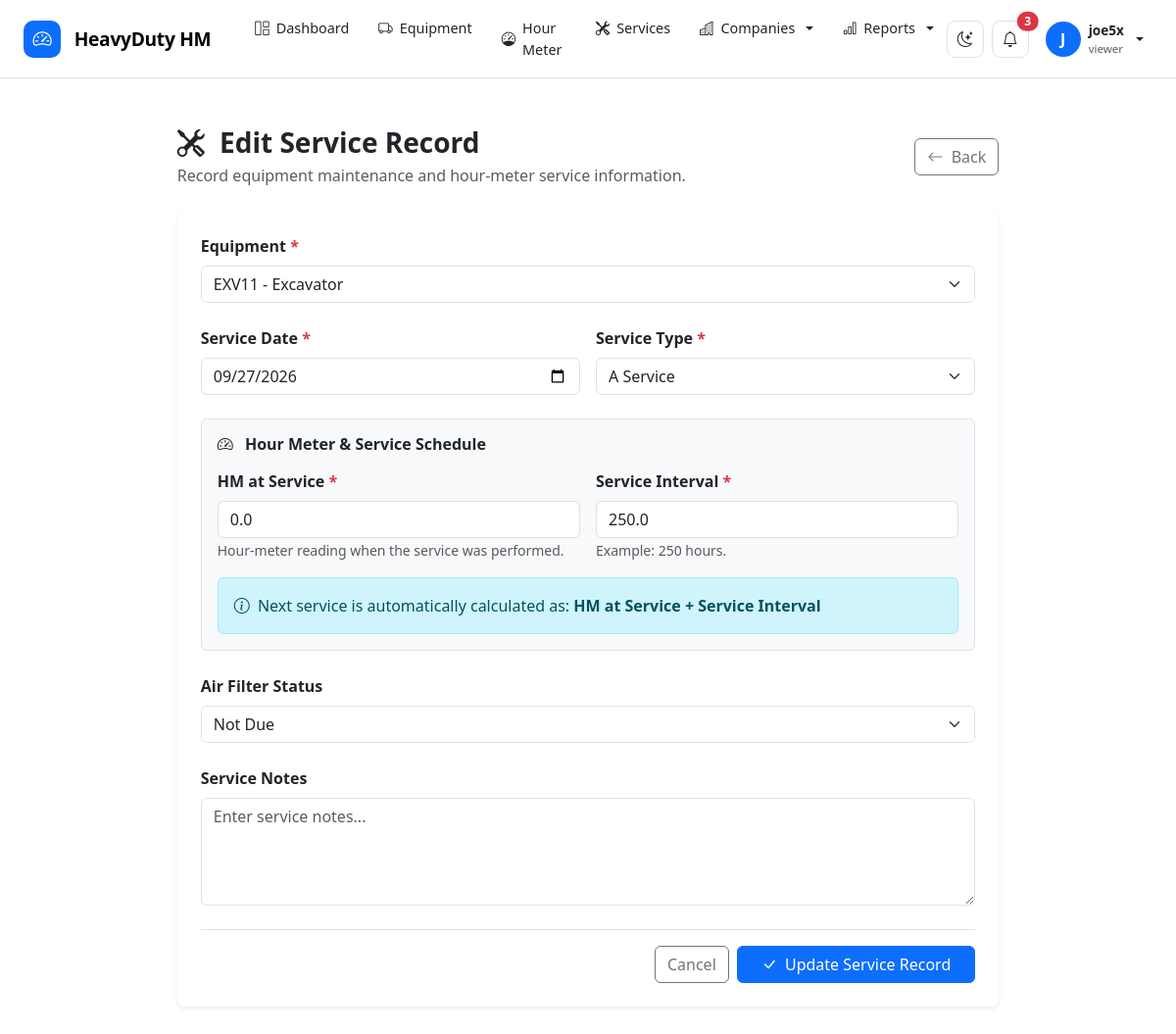
Page /equipment/services/4/edit/ (signed in) on the committed database.
### accounts/models.py (models this page shows, shortened)
class User(AbstractUser):
    class Role(models.TextChoices):
        SUPER_ADMIN = "super_admin", "Super Administrator"
        COMPANY_ADMIN = "company_admin", "Company Administrator"
        MANAGER = "manager", "Manager"
        SUPERVISOR = "supervisor", "Supervisor"
        OPERATOR = "operator", "Equipment Operator"
        MECHANIC = "mechanic", "Mechanic"
        VIEWER = "viewer", "Viewer"
    role = models.CharField(
        max_length=30,
        choices=Role.choices,
        default=Role.VIEWER,
    )
    phone = models.CharField(
        max_length=30,
        blank=True,
    )
    employee_id = models.CharField(
        max_length=50,
        blank=True,
        unique=True,
        null=True,
    )
    is_active_operator = models.BooleanField(
        default=True
    )

### equipment/models.py (models this page shows, shortened)
class ServiceRecord(models.Model):
    class ServiceType(models.TextChoices):
        A = "A", "A Service"
        A2 = "A2", "A2 Service"
        B = "B", "B Service"
        C = "C", "C Service"
        D = "D", "D Service"
        OTHER = "OTHER", "Other"
    class ServiceStatus(models.TextChoices):
        NOT_DUE = "not_due", "Not Due"
        DUE_SOON = "due_soon", "Due Soon"
        DUE = "due", "Due"
        OVERDUE = "overdue", "Overdue"
    class AirFilterStatus(models.TextChoices):
        NOT_DUE = "not_due", "Not Due"
        SERVICE = "service", "Service"
    equipment = models.ForeignKey(
        Equipment,
        on_delete=models.CASCADE,
        related_name="service_records"
    )
    service_date = models.DateField()
    service_type = models.CharField(
        max_length=20,
        choices=ServiceType.choices
    )
    hour_meter_at_service = models.DecimalField(
        max_digits=12,
        decimal_places=1,
        default=0
    )
    service_interval = models.DecimalField(
        max_digits=12,
        decimal_places=1,
        default=250
    )
    next_service = models.DecimalField(
        max_digits=12,
        decimal_places=1,
        editable=False
    )
    air_filter_status = models.CharField(
        max_length=20,
        choices=AirFilterStatus.choices,
        default=AirFilterStatus.NOT_DUE
    )
    notes = models.TextField(
        blank=True
    )
    created_by = models.ForeignKey(
        settings.AUTH_USER_MODEL,
        on_delete=models.SET_NULL,
        null=True,
        blank=True,
        related_name="created_service_records"
    )
    created_at = models.DateTimeField(
        auto_now_add=True
    )
    updated_at = models.DateTimeField(
        auto_now=True
    )
    class Meta:
        ordering = ["-service_date", "-id"]

### equipment/views.py (the view)
@login_required
def service_update(request, pk):
    service = get_object_or_404(
        ServiceRecord,
        pk=pk,
    )
    if request.method == "POST":
        form = ServiceRecordForm(
            request.POST,
            instance=service,
        )
        if form.is_valid():
            service = form.save(
                commit=False
            )
            service.save()
            messages.success(
                request,
                (
                    f"Service record for "
                    f"{service.equipment.asset_number} "
                    "updated successfully."
                ),
            )
            return redirect(
                "equipment:service_detail",
                pk=service.pk,
            )
    else:
        form = ServiceRecordForm(
            instance=service
        )
    return render(
        request,
        "equipment/service_form.html",
        {
            "form": form,
            "service": service,
            "page_title": "Edit Service Record",
            "submit_text": "Update Service Record",
        },
    )

### templates/equipment/service_form.html (shortened to what this page needs)
{% extends "base.html" %}
{% block content %}
<div class="container-fluid py-4">
    <div class="row justify-content-center">
        <div class="col-12 col-xl-9">
            <div class="d-flex justify-content-between
                        align-items-center mb-4">
                <div>
                    <h3 class="fw-bold mb-1">
                        <i class="bi bi-tools me-2"></i>
                        {{ page_title }}
                    </h3>
                    <p class="text-muted mb-0">
                        Record equipment maintenance and
                        hour-meter service information.
                    </p>
                </div>
                <a
                    href="{% url 'equipment:service_list' %}"
                    class="btn btn-outline-secondary">
                    <i class="bi bi-arrow-left me-1"></i>
                    Back
                </a>
            </div>
            <div class="card border-0 shadow-sm">
                <div class="card-body p-4">
                    <form
                        method="post"
                        novalidate>
                        <div class="mb-4">
                            <label
                                for="{{ form.equipment.id_for_label }}"
                                class="form-label fw-semibold">
                                Equipment
                                <span class="text-danger">*</span>
                            </label>
                            {{ form.equipment }}
                        </div>
                        <div class="row g-3 mb-4">
                            <div class="col-md-6">
                                <label
                                    for="{{ form.service_date.id_for_label }}"
                                    class="form-label fw-semibold">
                                    Service Date
                                    <span class="text-danger">*</span>
                                </label>
                                {{ form.service_date }}
                            </div>
                            <div class="col-md-6">
                                <label
                                    for="{{ form.service_type.id_for_label }}"
                                    class="form-label fw-semibold">
                                    Service Type
                                    <span class="text-danger">*</span>
                                </label>
                                {{ form.service_type }}
                            </div>
                        </div>
                        <div class="card bg-body-tertiary border mb-4">
                            <div class="card-body">
                                <h6 class="fw-bold mb-3">
                                    <i class="bi bi-speedometer2 me-2"></i>
                                    Hour Meter & Service Schedule
                                </h6>
                                <div class="row g-3">
                                    <div class="col-md-6">
                                        <label
                                            for="{{ form.hour_meter_at_service.id_for_label }}"
                                            class="form-label fw-semibold">
                                            HM at Service
                                            <span class="text-danger">*</span>
                                        </label>
                                        {{ form.hour_meter_at_service }}
                                        <small class="text-muted">
                                            Hour-meter reading when the
                                            service was performed.
                                        </small>
                                    </div>
                                    <div class="col-md-6">
                                        <label
                                            for="{{ form.service_interval.id_for_label }}"
                                            class="form-label fw-semibold">
                                            Service Interval
                                            <span class="text-danger">*</span>
                                        </label>
                                        {{ form.service_interval }}
                                        <small class="text-muted">
                                            Example: 250 hours.
                                        </small>
                                    </div>
                                </div>
                                {% if service %}
                                    <div class="alert alert-info mt-3 mb-0">
                                        <i class="bi bi-info-circle me-1"></i>
                                        Next service is automatically
                                        calculated as:
                                        <strong>
                                            HM at Service + Service Interval
                                        </strong>
                                    </div>
                                {% endif %}
                            </div>
                        </div>
                        <div class="mb-4">
                            <label
                                for="{{ form.air_filter_status.id_for_label }}"
                                class="form-label fw-semibold">
                                Air Filter Status
                            </label>
                            {{ form.air_filter_status }}
                        </div>
                        <div class="mb-4">
                            <label
                                for="{{ form.notes.id_for_label }}"
                                class="form-label fw-semibold">
                                Service Notes
                            </label>
                            {{ form.notes }}
                        </div>
                        <div class="d-flex justify-content-end
                                    gap-2 pt-3 border-top">
                            <a
                                href="{% url 'equipment:service_list' %}"
                                class="btn btn-outline-secondary">
                                Cancel
                            </a>
                            <button
                                type="submit"
                                class="btn btn-primary px-4">
                                <i class="bi bi-check-lg me-1"></i>
                                {{ submit_text }}
                            </button>
                        </div>
                    </form>
                </div>
            </div>
        </div>
    </div>
</div>
{% endblock %}

### templates/base.html (shortened to what this page needs)
<!DOCTYPE html>
<html lang="en" data-bs-theme="light">
<head>
    <link
        href="https://cdn.jsdelivr.net/npm/bootstrap@5.3.3/dist/css/bootstrap.min.css"
        rel="stylesheet"
    >
    <link
        href="https://cdn.jsdelivr.net/npm/bootstrap-icons@1.11.3/font/bootstrap-icons.css"
        rel="stylesheet"
    >
</head>
<body>
<nav class="navbar navbar-expand-lg hm-navbar">
    <div class="container-fluid px-3 px-lg-4">
        <a
            href="{% url 'dashboard:index' %}"
            class="navbar-brand hm-brand"
        >
            <span class="hm-brand-icon">
                <i class="bi bi-speedometer2"></i>
            </span>
            HeavyDuty HM
        </a>
        <div
            class="collapse navbar-collapse"
            id="hmNavbar"
        >
            <ul class="navbar-nav me-auto ms-lg-3 gap-lg-1">
                <li class="nav-item">
                    <a
                        class="nav-link hm-nav-link"
                        href="{% url 'dashboard:index' %}"
                    >
                        <i class="bi bi-grid-1x2"></i>
                        Dashboard
                    </a>
                </li>
                <li class="nav-item">
                    <a
                        class="nav-link hm-nav-link"
                        href="{% url 'equipment:list' %}"
                    >
                        <i class="bi bi-truck"></i>
                        Equipment
                    </a>
                </li>
                <li class="nav-item">
                    <a
                        class="nav-link hm-nav-link"
                        href="{% url 'hourmeter:reading_list' %}"
                    >
                        <i class="bi bi-speedometer"></i>
                        Hour Meter
                    </a>
                </li>
                <li class="nav-item">
                    <a
                        class="nav-link hm-nav-link"
                        href="{% url 'equipment:service_list' %}"
                    >
                        <i class="bi bi-tools"></i>
                        Services
                    </a>
                </li>
                <li class="nav-item dropdown hm-dropdown">
                    <a
                        class="nav-link hm-nav-link dropdown-toggle"
                        href="#"
                        role="button"
                        data-bs-toggle="dropdown"
                    >
                        <i class="bi bi-buildings"></i>
                        Companies
                    </a>
                </li>
                <li class="nav-item dropdown hm-dropdown">
                    <a
                        class="nav-link hm-nav-link dropdown-toggle"
                        href="#"
                        role="button"
                        data-bs-toggle="dropdown"
                    >
                        <i class="bi bi-bar-chart"></i>
                        Reports
                    </a>
                </li>
            </ul>
            <div class="d-flex align-items-center gap-2">
                <button
                    type="button"
                    class="theme-btn"
                    id="themeToggle"
                    title="Toggle theme"
                >
                    <i
                        class="bi bi-moon-stars"
                        id="themeIcon"
                    ></i>
                </button>
                <button
                    type="button"
                    class="theme-btn position-relative"
                >
                    <i class="bi bi-bell"></i>
                    <span
                        class="position-absolute top-0 start-100
                               translate-middle badge rounded-pill
                               bg-danger"
                    >
                        3
                    </span>
                </button>
                <div class="dropdown hm-dropdown">
                    <a
                        href="#"
                        class="hm-user dropdown-toggle"
                        data-bs-toggle="dropdown"
                    >
                        <span class="hm-avatar">
                            {% if request.user.first_name %}
                                {{ request.user.first_name|first|upper }}
                            {% else %}
                                {{ request.user.username|first|upper }}
                            {% endif %}
                        </span>
                        <span class="hm-user-info">
                            <span class="hm-user-name d-block">
                                {{ request.user.get_full_name|default:request.user.username }}
                            </span>
                            <span class="hm-user-role d-block">
                                {{ request.user.role|default:"User" }}
                            </span>
                        </span>
                    </a>
                </div>
            </div>
        </div>
    </div>
</nav>
<main class="hm-main">
    {% block content %}
    {% endblock %}
</main>
</body>
</html>

### rows in the picture
User: user.username|first "J", user.get_full_name "joe5x", user.role "viewer"
ServiceRecord: equipment "EXV11 - Excavator", service_date "09/27/2026", service_type "A Service", hour_meter_at_service "0.0", service_interval "250.0", air_filter_status "Not Due"

### other values in the picture
{{ page_title }} "Edit Service Record"
{{ submit_text }} "Update Service Record"
